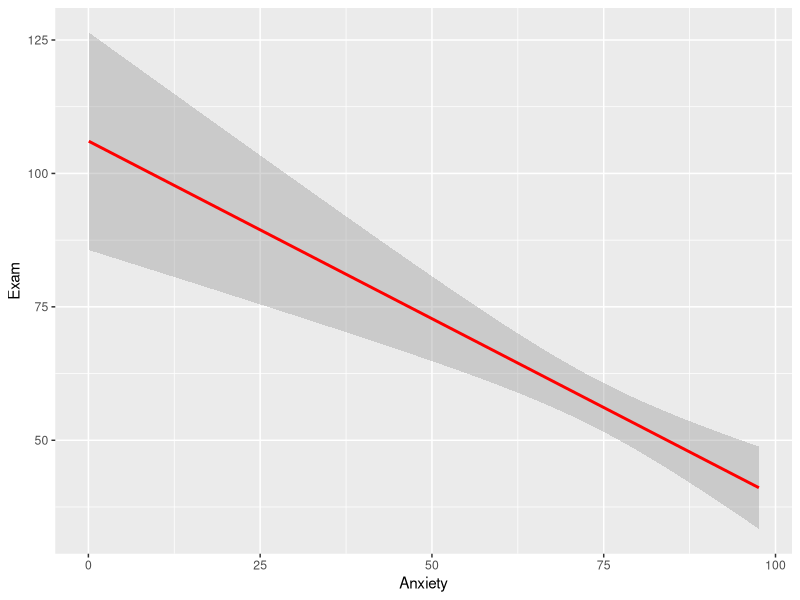
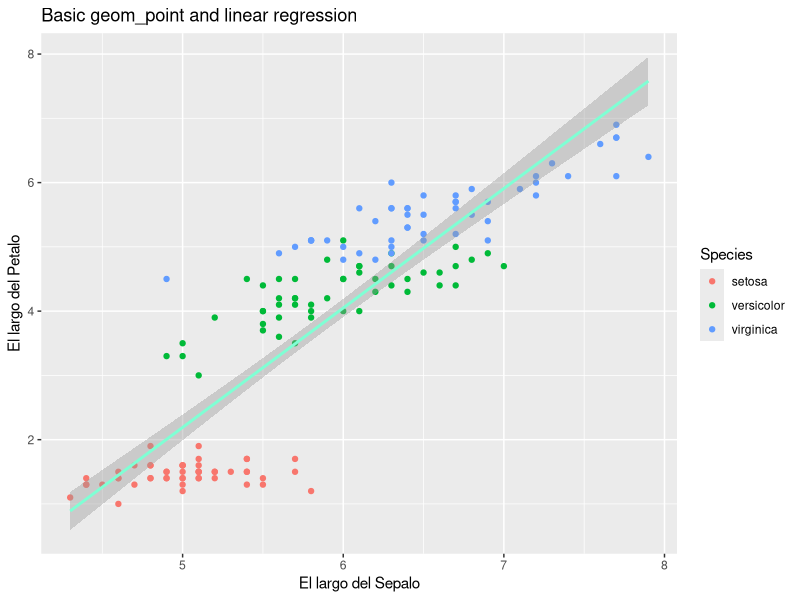
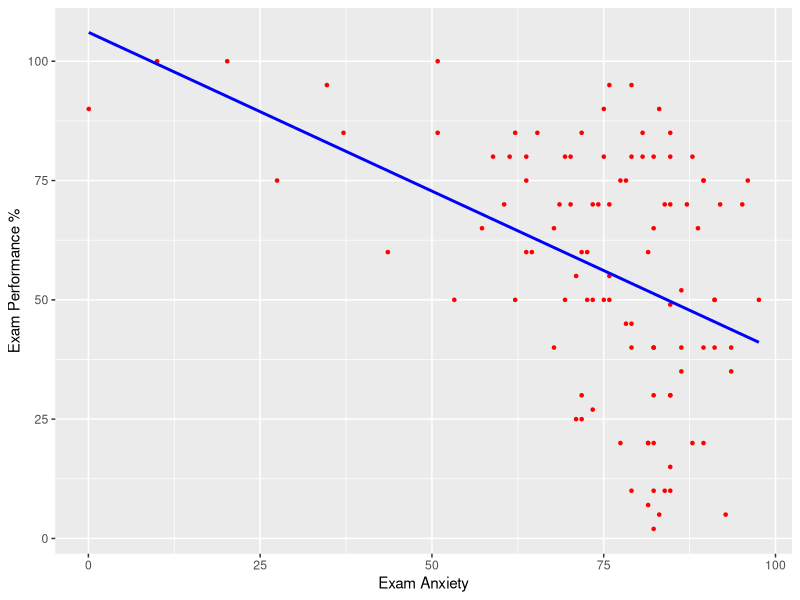
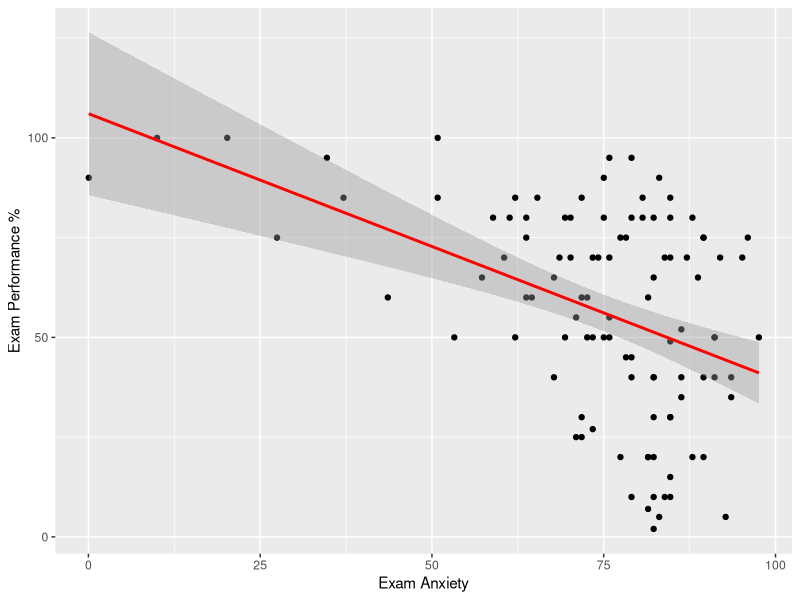
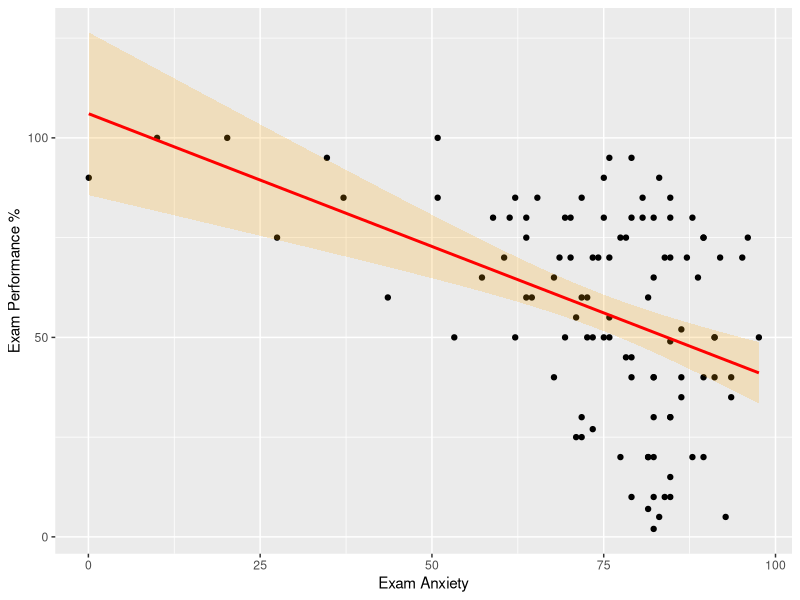
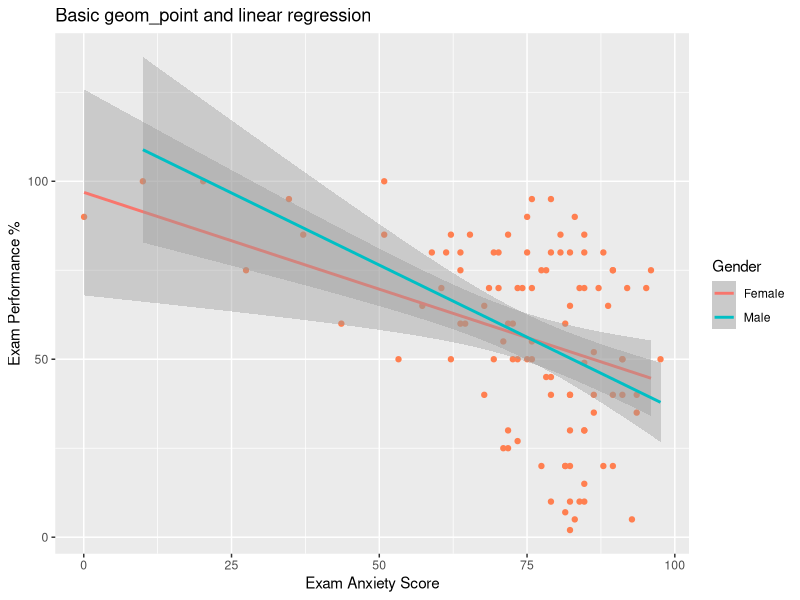
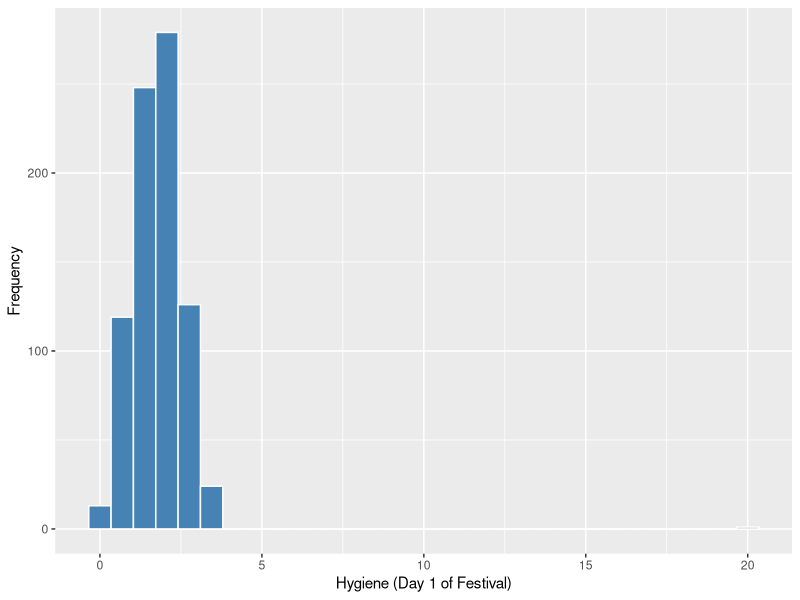
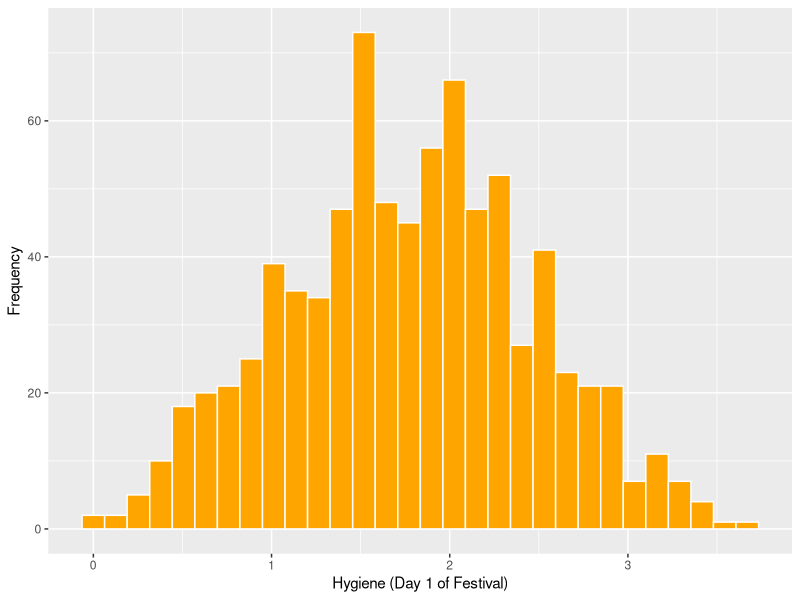

Reproduce these figures in R, in order.
## ---- chunk 1
knitr::opts_chunk$set(echo = TRUE, warning=FALSE, message = FALSE)
## ---- chunk 2

Sys.Date()
## ---- chunk 3
library(ggplot2)
## ---- chunk 4
library(readr)
Exam_Anxiety <- read_csv("Data_files_csv/Exam Anxiety.csv")
## ---- chunk 5
head(Exam_Anxiety)
tail(Exam_Anxiety)
## ---- chunk 6
names(Exam_Anxiety)
## ---- chunk 7

ggplot(Exam_Anxiety, aes(y=Exam, x=Anxiety))+ 
  geom_smooth(method=lm, colour="red")

## ---- chunk 8
tail(iris)


ggplot(iris, aes(Sepal.Length, Petal.Length)) +
      geom_point(aes(col = Species)) +
  geom_smooth(method="lm", colour="aquamarine") +  
  labs(x = "El largo del Sepalo", y = "El largo del Petalo")+
  ggtitle("Basic geom_point and linear regression")

## ---- chunk 9
ggsave("Graficos/Iris_size.png")

## ---- chunk 10


scatter <- ggplot(Exam_Anxiety, aes(Anxiety, Exam))
scatter + geom_point(shape=20, colour="red") + 
          geom_smooth(method = "lm", colour = "blue", se = F) +  # se = F, remueve el intervalo de confianza
  labs(x = "Exam Anxiety", y = "Exam Performance %")

## ---- chunk 11
scatter <- ggplot(Exam_Anxiety, aes(Anxiety, Exam))
scatter + geom_point() + 
          geom_smooth(method = "lm", colour = "Red")+ 
  labs(x = "Exam Anxiety", y = "Exam Performance %") 
## ---- chunk 12
scatter <- ggplot(Exam_Anxiety, aes(Anxiety, Exam))
scatter + geom_point() + 
  geom_smooth(method = "lm", colour = "Red", alpha = 0.2, fill = "orange") + 
  labs(x = "Exam Anxiety", y = "Exam Performance %") 
## ---- chunk 13

ggplot(Exam_Anxiety, aes(y=Exam, x=Anxiety, colour=Gender))+ 
  geom_point(colour="coral")+
  geom_smooth(method="lm") +  # lm is for linear model 
  labs(x = "Exam Anxiety Score", y = "Exam Performance %")+
  ggtitle("Basic geom_point and linear regression")

## ---- chunk 14
library(readr)
DownloadFestival <- read_csv("Data_files_csv/DownloadFestival.csv")

FD=DownloadFestival

## ---- chunk 15
head(FD, n=2)
tail(FD)

## ---- chunk 16
head(FD)
 ggplot(FD, aes(day1))+ 
  geom_histogram(colour="white", fill="steelblue") + 
  labs(x = "Hygiene (Day 1 of Festival)", y = "Frequency")

  summary(DownloadFestival)
#binwidth = 0.6, fill="orange", colour="white"
## ---- chunk 17
Festivalday1=subset(DownloadFestival, day1<5)
summary(Festivalday1)
## ---- chunk 18
festivalHistogram <- ggplot(Festivalday1, aes(day1))
festivalHistogram + 
  geom_histogram(fill="orange", colour="white") + 
  labs(x = "Hygiene (Day 1 of Festival)", y = "Frequency")

## ---- chunk 19

festivalBoxplot <- ggplot(Festivalday1, aes(x=1,y=day1))
festivalBoxplot + geom_boxplot() + labs(x = "Gender", y = "Hygiene (Day 1 of Festival)")


## ---- chunk 20
names(Festivalday1)
festivalBoxplot <- ggplot(Festivalday1, aes(x=gender,y=day2, colour=gender))
festivalBoxplot + 
  geom_point()+
  geom_boxplot(fill="yellow", alpha=0.1) + 
  labs(x = "Gender", y = "Hygiene (Day 2 of Festival)")


## ---- chunk 21
#--------OUTLIERS----------


outlierSummary<-function(variable, digits = 2){
  
  zvariable<-(variable-mean(variable, na.rm = TRUE))/sd(variable, na.rm = TRUE)
  
  outlier95<-abs(zvariable) >= 1.96  # error de 95%
  outlier99<-abs(zvariable) >= 2.58   # error de 99%
  outlier999<-abs(zvariable) >= 3.29  # error de 99.9%
  
  ncases<-length(na.omit(zvariable))
  
  percent95<-round(100*length(subset(outlier95, outlier95 == TRUE))/ncases, digits)
  percent99<-round(100*length(subset(outlier99, outlier99 == TRUE))/ncases, digits)
  percent999<-round(100*length(subset(outlier999, outlier999 == TRUE))/ncases, digits)
  
  cat("Absolute z-score greater than 1.96 = ", percent95, "%", "\n")
  cat("Absolute z-score greater than 2.58 = ",  percent99, "%", "\n")
  cat("Absolute z-score greater than 3.29 = ",  percent999, "%", "\n")
}

outlierSummary(FD$day3)
## ---- chunk 22

library(ggplot2)
ggplot(FD, aes(gender, day1))+ geom_boxplot()

## ---- chunk 23

Festivalday1
ggplot(Festivalday1, aes(gender, day1))+ geom_boxplot()

## ---- chunk 24

library(Hmisc) # you need this package to add the confidence interval

library(readr)
Hiccups <- read_csv("Data_files_csv/Hiccups.csv")
## ---- chunk 25
#hiccupsData=Hiccups

hiccups<-stack(Hiccups) # to reorganize the data in two columns 
head(hiccups)
tail(hiccups)
names(hiccups)=c("Num_Hiccups","Intervention") # change the names of columns
#hiccups$Intervention_Factor <- factor(hiccups$Intervention, levels = hiccups$Intervention)
head(hiccups)
## ---- chunk 26
ggplot(hiccups, aes(y=Num_Hiccups,x=Intervention))+ 
  stat_summary(fun.y = "mean", geom = "point") + 
  stat_summary(fun.y = "mean", geom = "line", aes(group = 1),colour = "Red", linetype = "dashed") +      
  stat_summary(fun.data = mean_cl_boot, geom = "errorbar", width = 0.2, colour="blue") + 
  labs(x = "Intervention", y = "Mean Number of Hiccups")
## ---- chunk 27
ggplot(hiccups, aes(y=Num_Hiccups,x=Intervention))+ 
  stat_summary(fun.y = mean, geom = "point") + 
  stat_summary(fun.y = mean, geom = "line", aes(group = 1),colour = "Red", linetype = "dashed") +      
  stat_summary(fun.data = mean_cl_boot, geom = "errorbar", width = 0.2, colour="blue") + 
  labs(x = "Intervention", y = "Mean Number of Hiccups")
